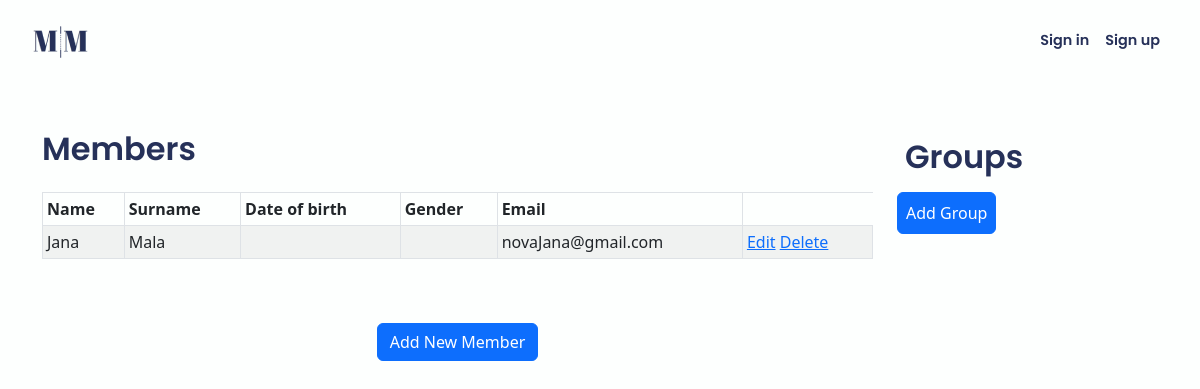
Before: /app/management/ with the older database file.
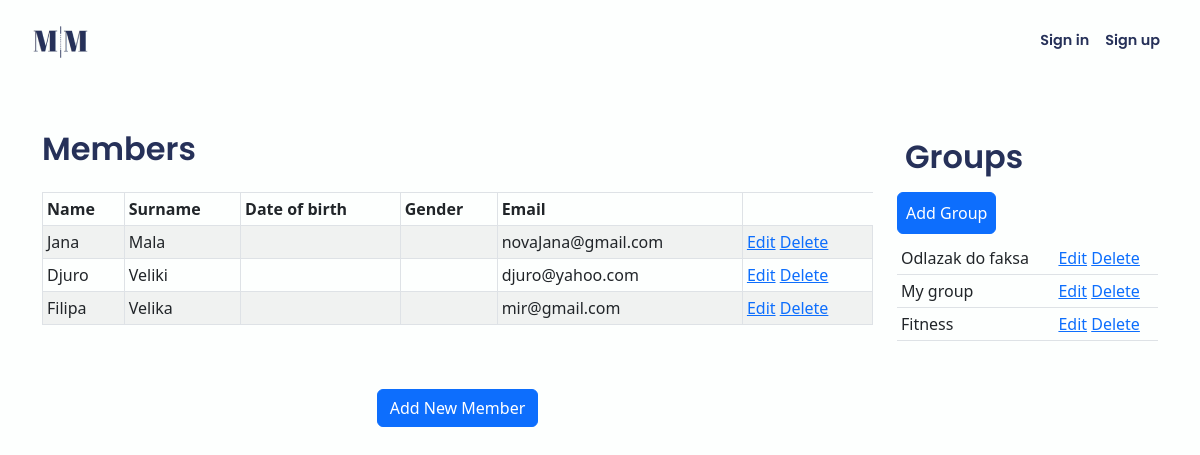
After: the same page with the newer database file.
### app/models.py (models this page shows, shortened)
class Member(models.Model):
    owner = models.ForeignKey(User, on_delete=models.CASCADE)  # get_user_model()
    name = models.CharField(blank=False, max_length=40)
    surname = models.CharField(blank=False, max_length=50)
    email = models.EmailField(max_length=100, unique=True)
    @classmethod
    def get_all_members(self):
        return Member.objects.all()

class Group(models.Model):
    owner = models.ForeignKey(User, on_delete=models.CASCADE)
    name = models.CharField(max_length=50)
    price = models.DecimalField(max_digits=8, decimal_places=2)
    description = models.TextField(max_length=300, default=None)
    paid = models.BooleanField(default=False)
    @classmethod
    def get_all_groups(self):
        return Group.objects.all()

### app/views.py (the view)
# urls.py: path("management/", views.management, name="management"),
def management(request):
    user = request.user
    members = Member.get_all_members()
    groups = Group.get_all_groups
    context = {"user": user, "members": members, "groups": groups}
    return render(request, "app/management.html", context)

### app/templates/app/management.html
{% extends 'app/base.html' %}
{% block content %}
    <div class="row">
        <div class="col-12 col-md-9 mb-5">
            <h2>Members</h2>
            <table class="table table-striped table-bordered table-sm mt-4">
              <thead class="thead-dark">
              <tr>
                  <th>Name</th>
                  <th>Surname</th>
                  <th>Date of birth</th>
                  <th>Gender</th>
                  <th>Email</th>
              </tr>
              </thead>
              <tbody>
          {% for member in members %}
              <tr>
                  <td>{{ member.name }}</td>
                  <td>{{ member.surname }}</td>
                  <td>{{ member.date_of_birth }}</td>
                  <td>{{ member.gender }}</td>
                  <td>{{ member.email }}</td>
                  <td>
                      <a href="{% url 'app:edit_member' member.id %}"><span class="glyphicon glyphicon-pencil" >Edit</span></a>
                      <a href="{% url 'app:delete_member' member.id %}">Delete</a>
                  </td>
              </tr>
          {% endfor %}
              </tbody>
          </table>
          <br>
          <br>
          <center><a href="{% url 'app:add_member' %}" class="btn btn-primary">Add New Member</a></center>
        </div>
        <div class="col-12 col-md-3">
            <div class=mb-2>
                <h2 class="d-inline-flex p-2 me-5">Groups</h2>
                <a href="{% url 'app:add_group' %}" class="btn btn-primary d-inline-flex p-2">Add Group</a>
            </div>
            <table class="table table-sm">
              <tbody>
                {% for group in groups %}
                    <tr>
                        <td>{{ group.name }}</td>
                        <td>
                            <a href="{% url 'app:edit_group' group.id %}"><span class="glyphicon glyphicon-pencil" >Edit</span></a>
                            <a href="{% url 'app:delete_group' group.id %}">Delete</a>
                        </td>
                    </tr>
                {% endfor %}
              </tbody>
          </table>
        </div>
    </div>
{% endblock content %}

Changed rows visible on the page:
added Member: name "Djuro", surname "Veliki", email "djuro@yahoo.com"
added Member: name "Filipa", surname "Velika", email "mir@gmail.com"
added Group: name "Odlazak do faksa"
added Group: name "My group"
added Group: name "Fitness"
